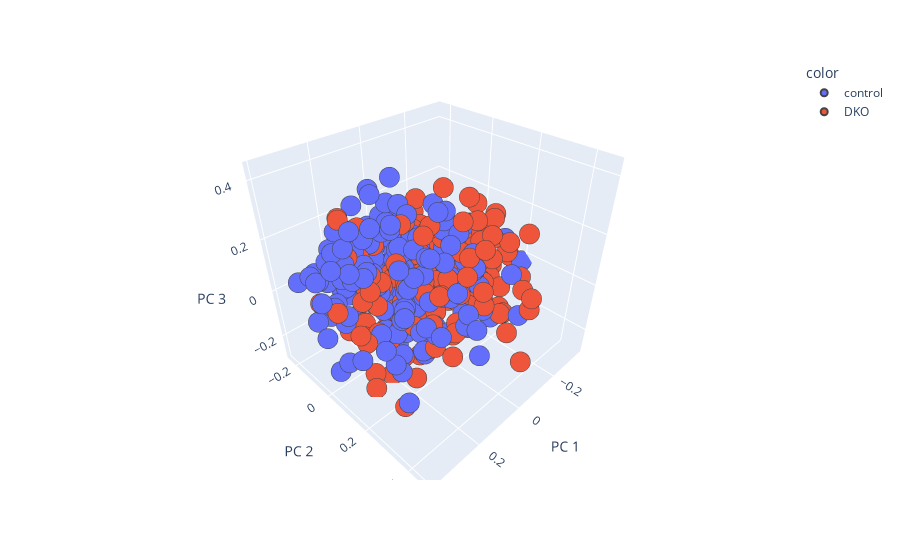

The cell this chart's notebook holds for it:
### Code cell
PlotlyPCAkernel(df[sig_features], df['group'])

### Figure 1 — Plotly figure (JSON) as saved in the notebook; plotly's stock layout.template omitted (floating-point values rounded to 4 significant figures; data arrays with more than 128 entries replaced by an {"elided": "..."} marker saying what was removed)
{"data": [{"hovertemplate": "color=control<br>PC 1=%{x}<br>PC 2=%{y}<br>PC 3=%{z}<extra></extra>", "legendgroup": "control", "marker": {"color": "#636efa", "line": {"width": 2}, "size": 7, "symbol": "circle"}, "mode": "markers", "name": "control", "opacity": 1, "scene": "scene", "showlegend": true, "type": "scatter3d", "x": {"elided": "238 float values"}, "y": {"elided": "238 float values"}, "z": {"elided": "238 float values"}}, {"hovertemplate": "color=DKO<br>PC 1=%{x}<br>PC 2=%{y}<br>PC 3=%{z}<extra></extra>", "legendgroup": "DKO", "marker": {"color": "#EF553B", "line": {"width": 2}, "size": 7, "symbol": "circle"}, "mode": "markers", "name": "DKO", "opacity": 1, "scene": "scene", "showlegend": true, "type": "scatter3d", "x": {"elided": "221 float values"}, "y": {"elided": "221 float values"}, "z": {"elided": "221 float values"}}], "layout": {"legend": {"title": {"text": "color"}, "tracegroupgap": 0}, "margin": {"t": 60}, "scene": {"domain": {"x": [0, 1], "y": [0, 1]}, "xaxis": {"title": {"text": "PC 1"}}, "yaxis": {"title": {"text": "PC 2"}}, "zaxis": {"title": {"text": "PC 3"}}}}}
